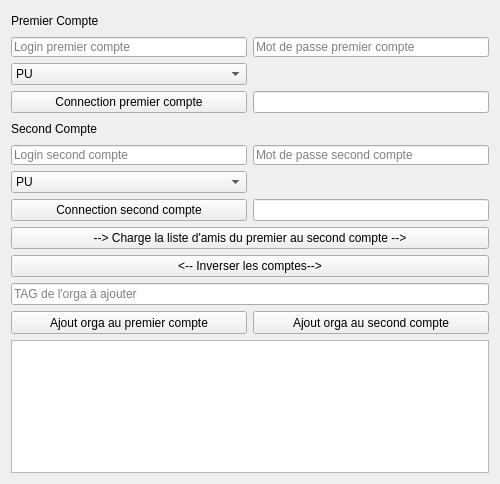
<?xml version="1.0" encoding="UTF-8"?>
<ui version="4.0">
 <class>main_window</class>
 <widget class="QWidget" name="main_window">
  <property name="windowModality">
   <enum>Qt::NonModal</enum>
  </property>
  <property name="geometry">
   <rect>
    <x>0</x>
    <y>0</y>
    <width>500</width>
    <height>484</height>
   </rect>
  </property>
  <property name="minimumSize">
   <size>
    <width>500</width>
    <height>484</height>
   </size>
  </property>
  <property name="windowTitle">
   <string>Star Citizen Friendlist Management</string>
  </property>
  <layout class="QGridLayout" name="gridLayout">
   <item row="1" column="0">
    <widget class="QLineEdit" name="le_login_first">
     <property name="minimumSize">
      <size>
       <width>40</width>
       <height>20</height>
      </size>
     </property>
     <property name="maxLength">
      <number>50</number>
     </property>
     <property name="placeholderText">
      <string>Login premier compte</string>
     </property>
    </widget>
   </item>
   <item row="6" column="1">
    <widget class="QLineEdit" name="le_password_second">
     <property name="minimumSize">
      <size>
       <width>40</width>
       <height>20</height>
      </size>
     </property>
     <property name="font">
      <font>
       <kerning>true</kerning>
      </font>
     </property>
     <property name="inputMethodHints">
      <set>Qt::ImhHiddenText|Qt::ImhNoAutoUppercase|Qt::ImhNoPredictiveText|Qt::ImhSensitiveData</set>
     </property>
     <property name="echoMode">
      <enum>QLineEdit::Password</enum>
     </property>
     <property name="placeholderText">
      <string>Mot de passe second compte</string>
     </property>
    </widget>
   </item>
   <item row="2" column="0">
    <widget class="QComboBox" name="cmb_choice_universe_first">
     <property name="sizePolicy">
      <sizepolicy hsizetype="Expanding" vsizetype="Fixed">
       <horstretch>0</horstretch>
       <verstretch>0</verstretch>
      </sizepolicy>
     </property>
     <item>
      <property name="text">
       <string>PU</string>
      </property>
     </item>
     <item>
      <property name="text">
       <string>PTU</string>
      </property>
     </item>
    </widget>
   </item>
   <item row="12" column="0" colspan="2">
    <widget class="QPushButton" name="btn_load_friendlist">
     <property name="text">
      <string>--&gt; Charge la liste d'amis du premier au second compte --&gt;</string>
     </property>
    </widget>
   </item>
   <item row="3" column="1">
    <widget class="QLineEdit" name="le_connect_first_account">
     <property name="minimumSize">
      <size>
       <width>0</width>
       <height>20</height>
      </size>
     </property>
     <property name="readOnly">
      <bool>true</bool>
     </property>
    </widget>
   </item>
   <item row="0" column="0">
    <widget class="QLabel" name="label">
     <property name="minimumSize">
      <size>
       <width>0</width>
       <height>20</height>
      </size>
     </property>
     <property name="maximumSize">
      <size>
       <width>16777215</width>
       <height>20</height>
      </size>
     </property>
     <property name="text">
      <string>Premier Compte</string>
     </property>
    </widget>
   </item>
   <item row="4" column="0">
    <widget class="QLabel" name="label_3">
     <property name="minimumSize">
      <size>
       <width>0</width>
       <height>20</height>
      </size>
     </property>
     <property name="maximumSize">
      <size>
       <width>16777215</width>
       <height>20</height>
      </size>
     </property>
     <property name="text">
      <string>Second Compte</string>
     </property>
    </widget>
   </item>
   <item row="15" column="1">
    <widget class="QPushButton" name="btn_add_orga_second_account">
     <property name="minimumSize">
      <size>
       <width>137</width>
       <height>23</height>
      </size>
     </property>
     <property name="text">
      <string>Ajout orga au second compte</string>
     </property>
    </widget>
   </item>
   <item row="9" column="1">
    <widget class="QLineEdit" name="le_connect_second_account">
     <property name="minimumSize">
      <size>
       <width>0</width>
       <height>20</height>
      </size>
     </property>
     <property name="readOnly">
      <bool>true</bool>
     </property>
    </widget>
   </item>
   <item row="6" column="0">
    <widget class="QLineEdit" name="le_login_second">
     <property name="minimumSize">
      <size>
       <width>40</width>
       <height>20</height>
      </size>
     </property>
     <property name="maxLength">
      <number>50</number>
     </property>
     <property name="placeholderText">
      <string>Login second compte</string>
     </property>
    </widget>
   </item>
   <item row="3" column="0">
    <widget class="QPushButton" name="btn_connection_first_account">
     <property name="text">
      <string>Connection premier compte</string>
     </property>
    </widget>
   </item>
   <item row="9" column="0">
    <widget class="QPushButton" name="btn_connection_second_account">
     <property name="text">
      <string>Connection second compte</string>
     </property>
    </widget>
   </item>
   <item row="7" column="0">
    <widget class="QComboBox" name="cmb_choice_universe_second">
     <item>
      <property name="text">
       <string>PU</string>
      </property>
     </item>
     <item>
      <property name="text">
       <string>PTU</string>
      </property>
     </item>
    </widget>
   </item>
   <item row="16" column="0" colspan="2">
    <widget class="QTextEdit" name="te_log">
     <property name="minimumSize">
      <size>
       <width>0</width>
       <height>100</height>
      </size>
     </property>
     <property name="maximumSize">
      <size>
       <width>16777215</width>
       <height>400</height>
      </size>
     </property>
     <property name="readOnly">
      <bool>true</bool>
     </property>
    </widget>
   </item>
   <item row="13" column="0" colspan="2">
    <widget class="QPushButton" name="btn_reverse_account">
     <property name="text">
      <string>&lt;-- Inverser les comptes--&gt;</string>
     </property>
    </widget>
   </item>
   <item row="15" column="0">
    <widget class="QPushButton" name="btn_add_orga_first_account">
     <property name="minimumSize">
      <size>
       <width>137</width>
       <height>23</height>
      </size>
     </property>
     <property name="text">
      <string>Ajout orga au premier compte</string>
     </property>
    </widget>
   </item>
   <item row="1" column="1">
    <widget class="QLineEdit" name="le_password_first">
     <property name="minimumSize">
      <size>
       <width>40</width>
       <height>20</height>
      </size>
     </property>
     <property name="inputMethodHints">
      <set>Qt::ImhHiddenText|Qt::ImhNoAutoUppercase|Qt::ImhNoPredictiveText|Qt::ImhSensitiveData</set>
     </property>
     <property name="echoMode">
      <enum>QLineEdit::Password</enum>
     </property>
     <property name="placeholderText">
      <string>Mot de passe premier compte</string>
     </property>
    </widget>
   </item>
   <item row="14" column="0" colspan="2">
    <widget class="QLineEdit" name="le_add_orga">
     <property name="sizePolicy">
      <sizepolicy hsizetype="Minimum" vsizetype="Fixed">
       <horstretch>0</horstretch>
       <verstretch>0</verstretch>
      </sizepolicy>
     </property>
     <property name="placeholderText">
      <string>TAG de l'orga à ajouter</string>
     </property>
    </widget>
   </item>
  </layout>
 </widget>
 <tabstops>
  <tabstop>le_login_first</tabstop>
  <tabstop>le_password_first</tabstop>
  <tabstop>cmb_choice_universe_first</tabstop>
  <tabstop>btn_connection_first_account</tabstop>
  <tabstop>le_login_second</tabstop>
  <tabstop>le_password_second</tabstop>
  <tabstop>cmb_choice_universe_second</tabstop>
  <tabstop>btn_connection_second_account</tabstop>
  <tabstop>le_connect_second_account</tabstop>
  <tabstop>btn_load_friendlist</tabstop>
  <tabstop>le_connect_first_account</tabstop>
  <tabstop>te_log</tabstop>
  <tabstop>btn_add_orga_first_account</tabstop>
  <tabstop>btn_add_orga_second_account</tabstop>
  <tabstop>le_add_orga</tabstop>
  <tabstop>btn_reverse_account</tabstop>
 </tabstops>
 <resources/>
 <connections/>
</ui>
